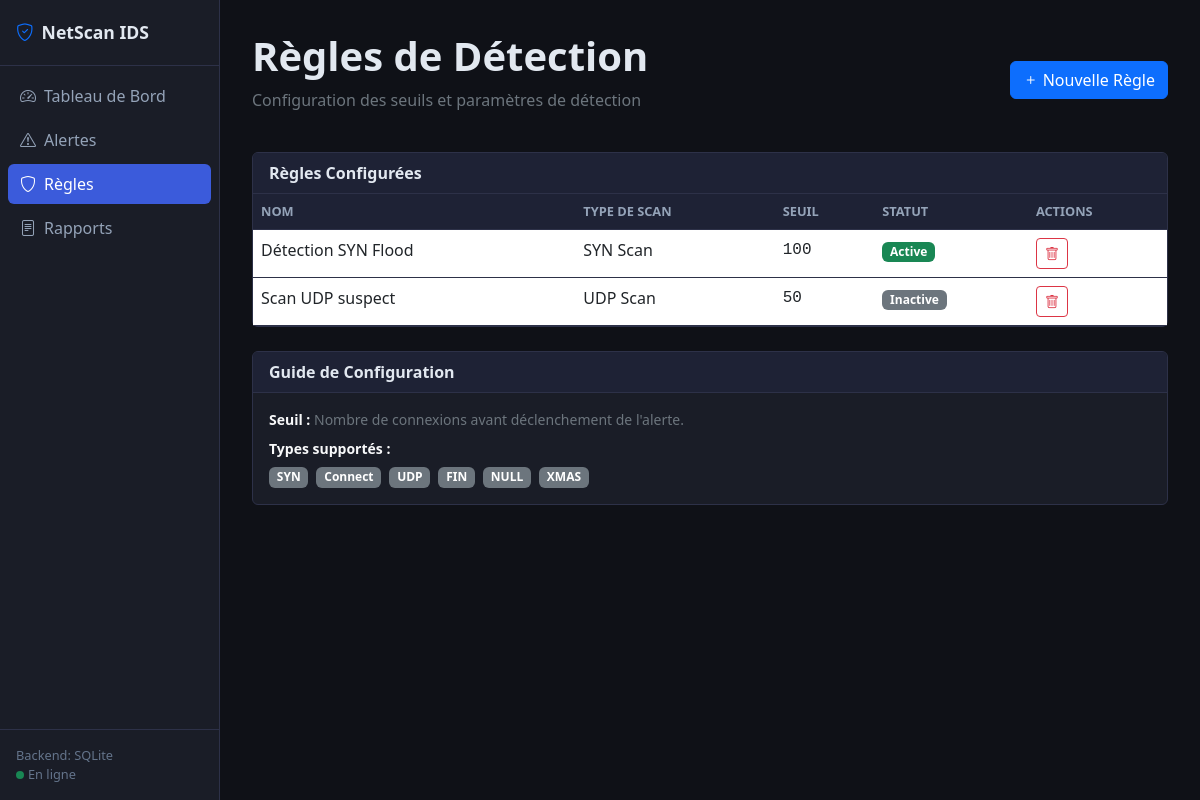
The page /regles on the database its author committed.
### tables this page shows
CREATE TABLE regles (
            id INTEGER PRIMARY KEY AUTOINCREMENT,
            nom TEXT NOT NULL,
            type_scan TEXT NOT NULL,
            seuil INTEGER NOT NULL,
            active INTEGER DEFAULT 1
        );

### app.py (the view)
@app.route("/regles")
def regles():
    conn = get_db()
    regles = conn.execute("SELECT * FROM regles").fetchall()
    conn.close()
    return render_template("regles.html", regles=regles)

### app.py (called while the page is built)
def get_db():
    conn = sqlite3.connect(DB_PATH)
    conn.row_factory = sqlite3.Row
    return conn

### templates/regles.html (shortened to what this page needs)
{% extends "base.html" %}
{% set page = "regles" %}
{% block content %}
<div class="d-flex justify-content-between align-items-center mb-4">
  <div>
    <h1 class="fw-bold">Règles de Détection</h1>
    <p class="text-secondary">Configuration des seuils et paramètres de détection</p>
  </div>
  <button class="btn btn-primary" data-bs-toggle="modal" data-bs-target="#modalRegle">
    <i class="bi bi-plus me-1"></i>Nouvelle Règle
  </button>
</div>
<div class="card mb-4">
  <div class="card-header">Règles Configurées</div>
  <div class="card-body p-0">
    <table class="table table-hover mb-0">
      <thead>
        <tr><th>Nom</th><th>Type de Scan</th><th>Seuil</th><th>Statut</th><th>Actions</th></tr>
      </thead>
      <tbody>
        {% for r in regles %}
        <tr>
          <td class="fw-medium">{{ r.nom }}</td>
          <td>{{ r.type_scan }} Scan</td>
          <td class="font-monospace">{{ r.seuil }}</td>
          <td>
            <a href="/regles/toggle/{{ r.id }}">
              {% if r.active %}
                <span class="badge bg-success">Active</span>
              {% else %}
                <span class="badge bg-secondary">Inactive</span>
              {% endif %}
            </a>
          </td>
          <td>
            <a href="/regles/supprimer/{{ r.id }}" class="btn btn-sm btn-outline-danger"
               onclick="return confirm('Supprimer cette règle ?')">
              <i class="bi bi-trash"></i>
            </a>
          </td>
        </tr>
        {% else %}
        <tr>
          <td colspan="5" class="text-center text-secondary py-4">Aucune règle configurée</td>
        </tr>
        {% endfor %}
      </tbody>
    </table>
  </div>
</div>
<div class="card">
  <div class="card-header">Guide de Configuration</div>
  <div class="card-body">
    <p class="text-secondary small mb-2"><strong class="text-light">Seuil :</strong> Nombre de connexions avant déclenchement de l'alerte.</p>
    <p class="text-secondary small mb-2"><strong class="text-light">Types supportés :</strong></p>
    <div class="d-flex flex-wrap gap-2">
      {% for t in ["SYN","Connect","UDP","FIN","NULL","XMAS"] %}
        <span class="badge bg-secondary">{{ t }}</span>
      {% endfor %}
    </div>
  </div>
</div>
{% endblock %}

### templates/base.html (style rules this page uses)
body { background-color: #0f1117; color: #e2e8f0; min-height: 100vh; }
.card { background: #1a1d27; border: 1px solid #2d3148; color: #e2e8f0; }
.card-header { background: #1e2235; border-bottom: 1px solid #2d3148; font-weight: 600; }
.table { color: #e2e8f0; }
.table thead th { background: #1e2235; border-color: #2d3148; color: #94a3b8; font-size: 0.8rem; text-transform: uppercase; }
.table td, .table th { border-color: #2d3148; }

### rows shown on the page
regles: nom "Détection SYN Flood", type_scan "SYN", seuil "100", active "Active"
regles: nom "Scan UDP suspect", type_scan "UDP", seuil "50", active "Inactive"

### other values the page prints
{{ t }} "SYN" "Connect" "UDP" "FIN" "NULL" "XMAS"
